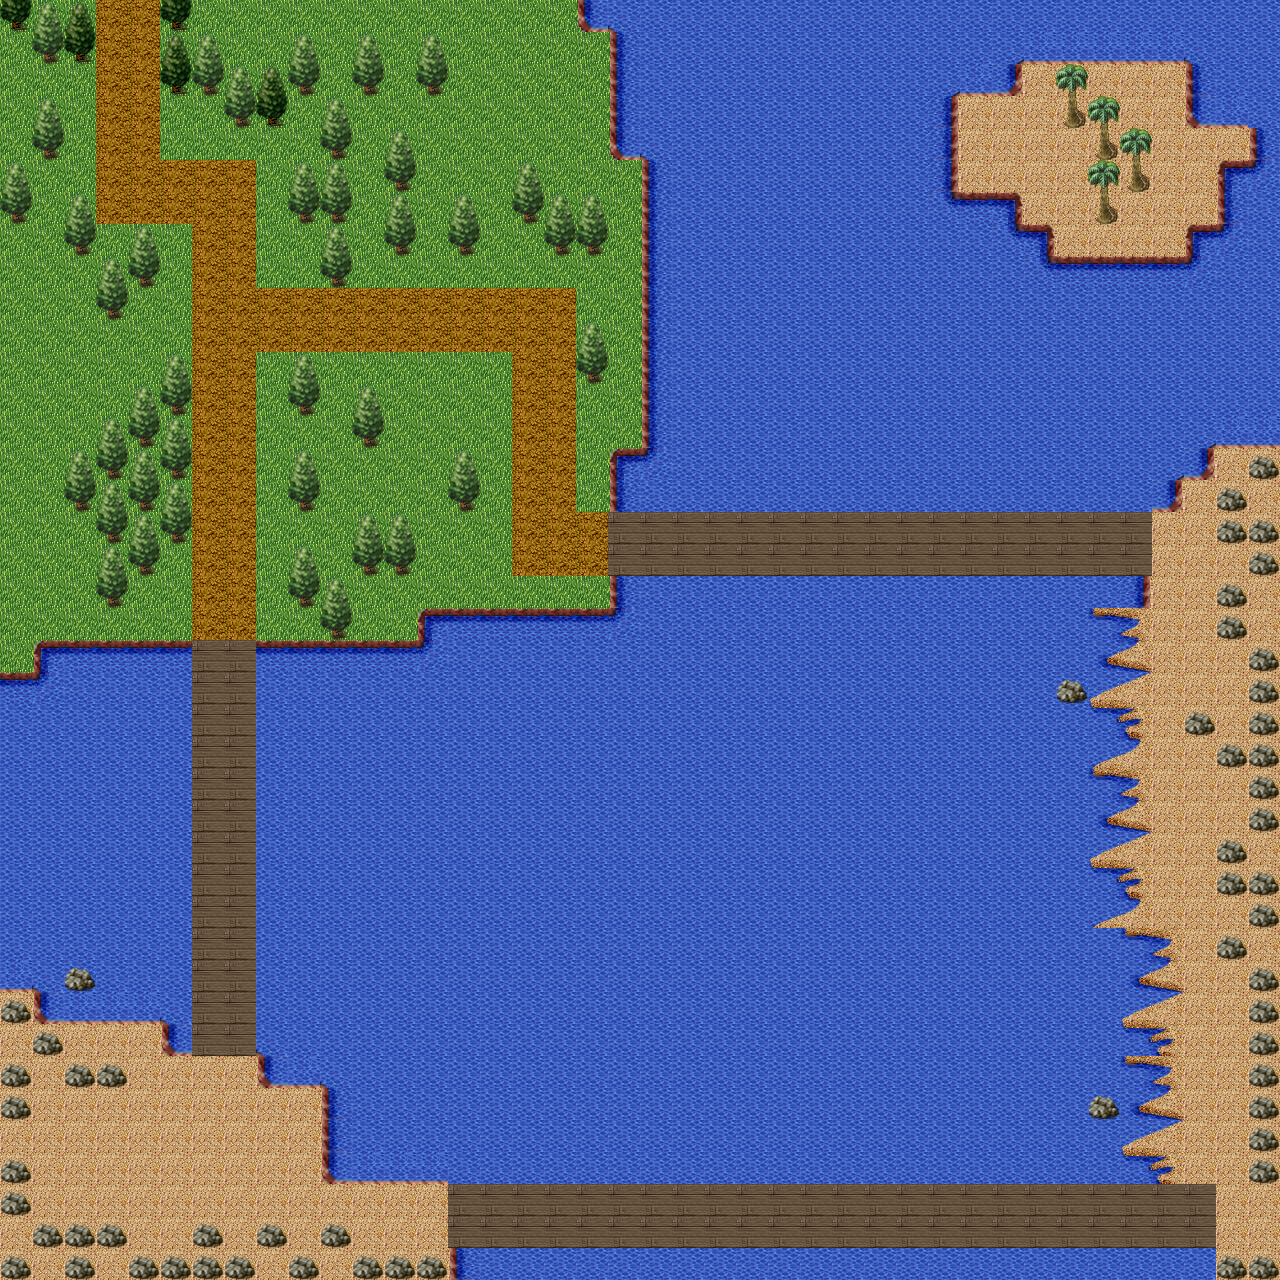

The image is a tile-based game level rendered from a .tmx file. Its description and source (layers, tilesets, objects; grid data summarised) follow:
An orthogonal 40x40 tile map with 32x32 px tiles, 2 tile layers (background, collision) and 5 objects (5x portal).

<map version="1.0" orientation="orthogonal" width="40" height="40" tilewidth="32" tileheight="32">
 <properties>
  <property name="music" value="world" />
  <property name="name" value="Crossroads" />
 </properties>
 <tileset firstgid="1" name="tiles_sheet" tilewidth="32" tileheight="32">
  <image source="tiles_sheet.png" width="960" height="960" />
 </tileset>
 <layer name="background" width="40" height="40">
  <data>[1600 cells, 1597 non-empty, 5 distinct tile ids]</data>
 </layer>
 <layer name="collision" width="40" height="40">
  <data>[1600 cells, 1046 non-empty, 33 distinct tile ids]</data>
 </layer>
 <objectgroup name="portal" width="40" height="40">
  <object name="0" type="portal" x="128" y="0" width="32" height="32">
   <properties>
    <property name="toPortal" value="1" />
    <property name="toZone" value="19" />
   </properties>
  </object>
  <object name="1" type="portal" x="1248" y="1184" width="32" height="32">
   <properties>
    <property name="toPortal" value="1" />
    <property name="toZone" value="17" />
   </properties>
  </object>
  <object name="2" type="portal" x="0" y="1120" width="32" height="32">
   <properties>
    <property name="toPortal" value="1" />
    <property name="toZone" value="11" />
   </properties>
  </object>
  <object name="0" type="portal" x="96" y="0" width="32" height="32">
   <properties>
    <property name="toPortal" value="1" />
    <property name="toZone" value="19" />
   </properties>
  </object>
  <object name="1" type="portal" x="1248" y="1216" width="32" height="32">
   <properties>
    <property name="toPortal" value="1" />
    <property name="toZone" value="17" />
   </properties>
  </object>
 </objectgroup>
 <objectgroup name="npcs" width="40" height="40" />
 <objectgroup name="monsters" width="40" height="40" />
</map>
